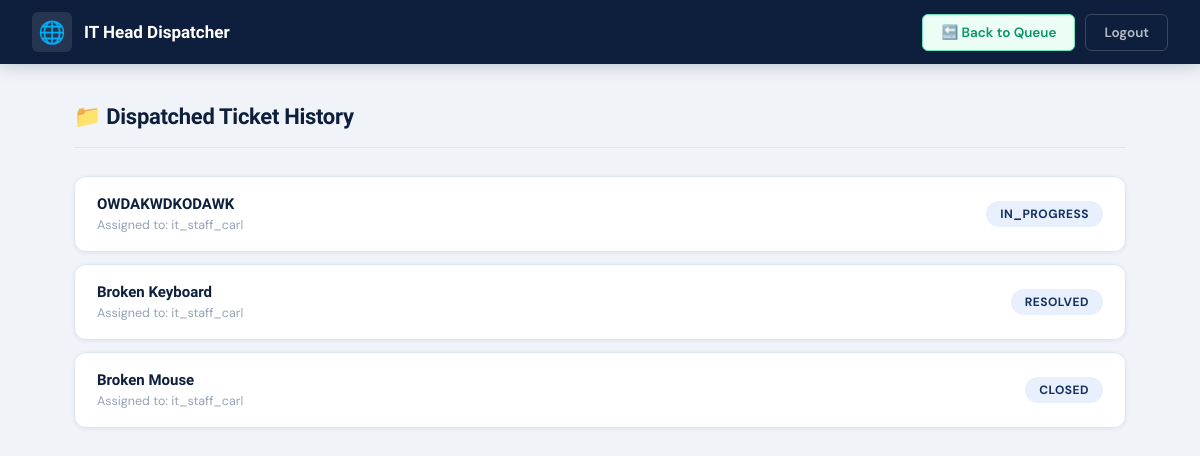
Page /tickets/it-head/?view=history (signed in) on the committed database.
### tickets/models.py (models this page shows, shortened)
class Ticket(models.Model):
    STATUS_CHOICES = [
        ('OPEN', 'Open (Unassigned)'),
        ('IN_PROGRESS', 'In Progress'),
        ('RESOLVED', 'Resolved (Pending Feedback)'),
        ('CLOSED', 'Closed'),
    ]
    TRIAGE_CHOICES = [
        ('LOW', 'Low'),
        ('MEDIUM', 'Medium'),
        ('HIGH', 'High'),
        ('URGENT', 'Urgent'),
    ]
    APPROVAL_CHOICES = [
        ('PENDING', 'Pending Manager Approval'),
        ('APPROVED', 'Approved'),
        ('REJECTED', 'Rejected'),
        ('NOT_REQUIRED', 'Not Required (Emergency)'),
    ]
    needs_head_approval = models.BooleanField(default=True, verbose_name="Needs Dept Head Approval")
    approval_status = models.CharField(max_length=20, choices=APPROVAL_CHOICES, default='PENDING')
    requester = models.ForeignKey(User, on_delete=models.CASCADE, related_name='submitted_tickets')
    client_name = models.CharField(max_length=100, verbose_name="Affected User/Client Name")
    client_email = models.EmailField(null=True, blank=True)
    department = models.CharField(max_length=50, choices=DEPARTMENT_CHOICES, default='IT')
    title = models.CharField(max_length=200)
    description = models.TextField()
    priority = models.CharField(max_length=20, choices=TRIAGE_CHOICES, default='LOW')
    approval_status = models.CharField(max_length=20, choices=APPROVAL_CHOICES, default='PENDING')
    status = models.CharField(max_length=20, choices=STATUS_CHOICES, default='OPEN')
    assigned_to = models.ForeignKey(User, on_delete=models.SET_NULL, null=True, blank=True, related_name='assigned_tickets')
    is_escalated = models.BooleanField(default=False, verbose_name="Needs Escalation")
    resolution_notes = models.TextField(null=True, blank=True, verbose_name="IT Resolution Notes")
    client_feedback_rating = models.IntegerField(null=True, blank=True, choices=[(i, i) for i in range(1, 6)], verbose_name="Client Star Rating")
    client_feedback_notes = models.TextField(null=True, blank=True, verbose_name="Client Comments")
    created_at = models.DateTimeField(auto_now_add=True)
    updated_at = models.DateTimeField(auto_now=True)

### tickets/views.py (the view, shortened to what this page needs)
# urls.py: path('it-head/', views.it_head_dashboard, name='it_head_dashboard'),
@login_required
def it_head_dashboard(request):
    try:
        profile = request.user.employeeprofile
        if not (profile.department == 'IT' and profile.is_department_head) and not request.user.is_superuser:
            return HttpResponseForbidden("Access Denied: IT Head only.")
    except:
        if not request.user.is_superuser:
            return HttpResponseForbidden("Access Denied.")
    view_mode = request.GET.get('view', 'active')
    if view_mode == 'history':
        history_tickets = Ticket.objects.filter(approval_status__in=['APPROVED', 'NOT_REQUIRED']).exclude(status='OPEN').order_by('-updated_at')
        return render(request, 'tickets/it_head_dashboard.html', {'history_tickets': history_tickets, 'view_mode': view_mode})

### tickets/templates/tickets/it_head_dashboard.html (shortened to what this page needs)
{% load static %}
<!DOCTYPE html>
<html lang="en">
<head>
     <link rel="stylesheet" href="{% static 'tickets/css/it_head_dashboard.css' %}">
</head>
<body>
<nav class="navbar">
    <div class="navbar-brand">
        <div class="brand-icon">🌐</div>
        IT Head Dispatcher
    </div>
    <div class="navbar-right">
        <a href="?view={% if view_mode == 'history' %}active{% else %}history{% endif %}" class="btn btn-success">
            {% if view_mode == 'history' %}🔙 Back to Queue{% else %}📁 View History{% endif %}
        </a>
        <form action="{% url 'logout' %}" method="post" style="margin:0;">
            <button type="submit" class="btn btn-ghost">Logout</button>
        </form>
    </div>
</nav>
<div class="container">
    {% if view_mode == 'history' %}
        <div class="section-header">
            <h2 class="section-title">📁 Dispatched Ticket History</h2>
        </div>
        <div class="history-grid">
            {% for ticket in history_tickets %}
            <div class="history-card">
                <div class="history-info">
                    <h4>{{ ticket.title }}</h4>
                    <p>Assigned to: {{ ticket.assigned_to.username|default:"Unassigned" }}</p>
                </div>
                <span class="status-chip">{{ ticket.status }}</span>
            </div>
            {% empty %}
            <div class="empty-state">
                <div class="empty-icon">📂</div>
                <h4>No history found</h4>
                <p>Dispatched tickets will appear here.</p>
            </div>
            {% endfor %}
        </div>
    {% endif %}
</div>
</body>
</html>

### tickets/static/tickets/css/it_head_dashboard.css (style rules this page uses)
*, *::before, *::after { box-sizing: border-box; margin: 0; padding: 0; }
:root { --navy: #0d1f3c; --navy-mid: #163060; --navy-light: #1e4080; --teal: #00b4aa; --teal-glow: #00d4c8; --teal-light: #e0f9f7; --bg: #f0f4f9; --white: #ffffff; --slate: #64748b; --slate-light: #94a3b8; --border: #dce6f0; --text: #1a2b4a; --critical: #7f1d1d; --critical-bg: #fff1f1; --critical-border: #fca5a5; --danger: #dc2626; --success: #059669; --success-bg: #ecfdf5; --success-border: #6ee7b7; --radius-sm: 6px; --radius-md: 12px; --shadow-sm: 0 1px 4px rgba(13,31,60,0.07); --shadow-md: 0 4px 18px rgba(13,31,60,0.11); --shadow-lg: 0 10px 32px rgba(13,31,60,0.16); --transition: all 0.22s cubic-bezier(0.4, 0, 0.2, 1); }
html, body { min-height: 100%; font-family: 'DM Sans', sans-serif; font-size: 15px; color: var(--text); background: var(--bg); -webkit-font-smoothing: antialiased; }
.navbar { position: sticky; top: 0; z-index: 100; display: flex; align-items: center; justify-content: space-between; padding: 0 32px; height: 64px; background: var(--navy); box-shadow: 0 2px 16px rgba(13,31,60,0.22); }
.navbar-brand { display: flex; align-items: center; gap: 12px; font-family: 'Sora', sans-serif; font-size: 17px; font-weight: 600; color: var(--white); }
.brand-icon { font-size: 22px; width: 40px; height: 40px; display: flex; align-items: center; justify-content: center; background: rgba(255,255,255,0.1); border-radius: var(--radius-sm); }
.navbar-right { display: flex; align-items: center; gap: 10px; }
.btn { display: inline-flex; align-items: center; gap: 6px; padding: 9px 18px; border-radius: var(--radius-sm); font-family: 'DM Sans', sans-serif; font-size: 13.5px; font-weight: 600; cursor: pointer; border: none; text-decoration: none; transition: var(--transition); white-space: nowrap; }
.btn-success { background: var(--success-bg); color: var(--success); border: 1.5px solid var(--success-border); }
.btn-ghost { background: transparent; color: rgba(255,255,255,0.7); border: 1.5px solid rgba(255,255,255,0.18); }
.container { max-width: 1100px; margin: 0 auto; padding: 40px 24px 72px; }
.section-header { margin-bottom: 28px; padding-bottom: 18px; border-bottom: 1.5px solid var(--border); }
.section-title { font-family: 'Sora', sans-serif; font-size: 22px; font-weight: 700; color: var(--navy); letter-spacing: -0.3px; }
.history-grid { display: flex; flex-direction: column; gap: 12px; }
.history-card { background: var(--white); border: 1px solid var(--border); border-radius: var(--radius-md); padding: 18px 22px; display: flex; align-items: center; justify-content: space-between; gap: 16px; box-shadow: var(--shadow-sm); transition: var(--transition); animation: fadeSlideUp 0.35s ease both; }
.history-info h4 { font-family: 'Sora', sans-serif; font-size: 15px; font-weight: 600; color: var(--navy); margin-bottom: 4px; }
.history-info p { font-size: 12.5px; color: var(--slate-light); }
.status-chip { padding: 5px 14px; border-radius: 20px; font-size: 12px; font-weight: 700; letter-spacing: 0.04em; text-transform: uppercase; background: #e8f0fe; color: var(--navy-mid); flex-shrink: 0; }

### rows in the picture
Ticket: title "OWDAKWDKODAWK", assigned_to.username "it_staff_carl", status "IN_PROGRESS"
Ticket: title "Broken Keyboard", assigned_to.username "it_staff_carl", status "RESOLVED"
Ticket: title "Broken Mouse", assigned_to.username "it_staff_carl", status "CLOSED"
